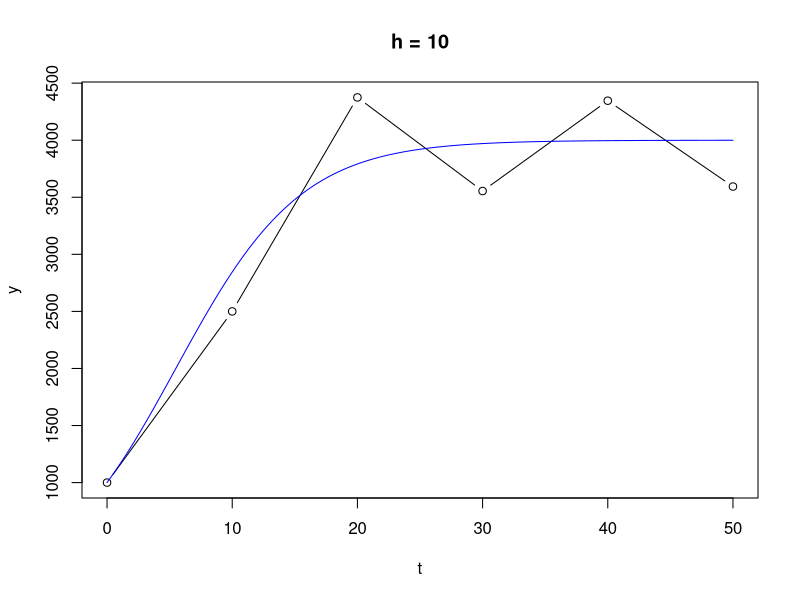
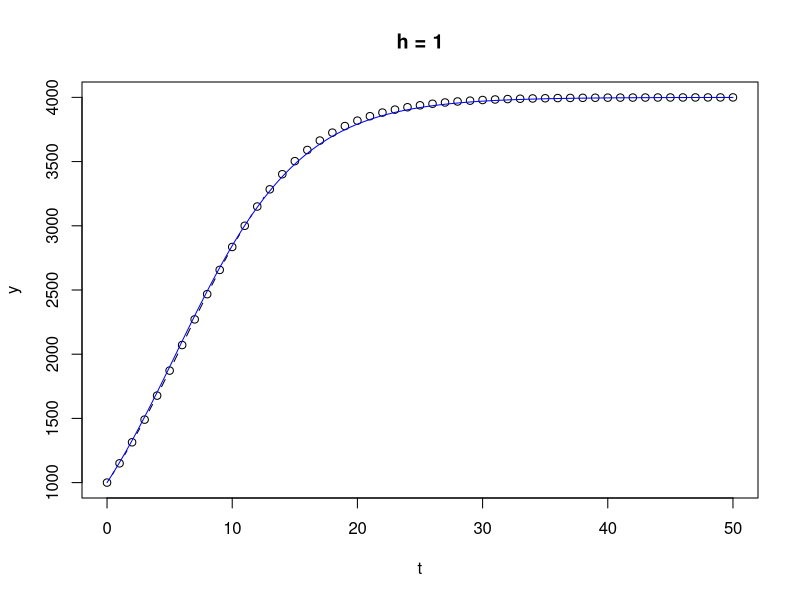
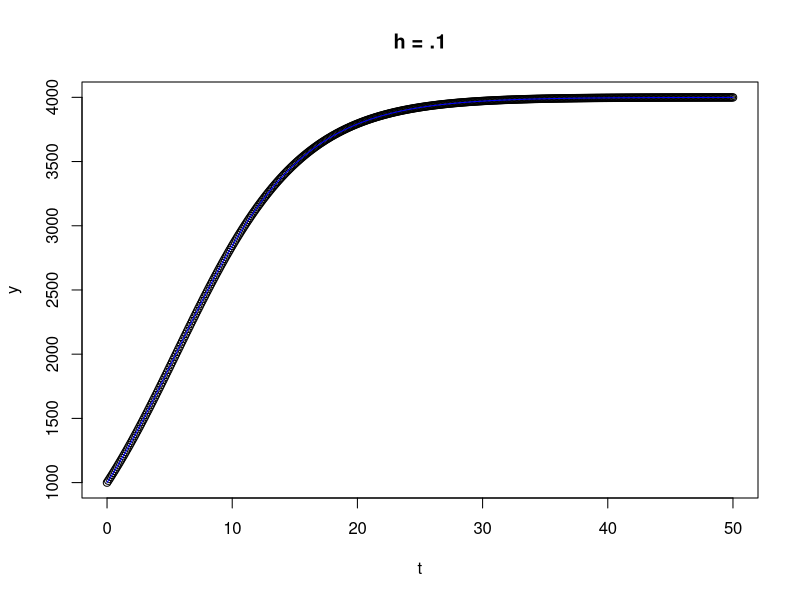

Reproduce these figures in R, in order.
## ---- chunk 1
y <- 0
t <- 0
euler <- function(f = function(t,y){}, a, b, h, y0){
  N = (b - a)/h
  t[1] = a
  y[1] = y0
  for (i in 1:N) {
    y[i + 1] = y[i] + h*f(t, y[i])
    t[i + 1] = a + i*h
  }
  list(t = t, y = y)
}
## ---- chunk 2
r <- .2 # growth rate
K <- 4000 # 0 < y0 < K

f <- function(t,y){r*(1 - y/K)*y} # f(t,y) = y'(t)

step1 <- euler(f, 0, 50, 10, 1000) # h = 10
step2 <- euler(f, 0, 50, 1, 1000) # h = 1
step3 <- euler(f, 0, 50, .1, 1000) # h = .1

step1_t <- unlist(step1[1]) # t values for h = 10
step1_y <- unlist(step1[2]) # y values for h = 10
  
step2_t <- unlist(step2[1]) # t values for h = 1
step2_y <- unlist(step2[2]) # y values for h = 1
  
step3_t <- unlist(step3[1]) # t values for h = .1
step3_y <-  unlist(step3[2]) # y values for h = .1

# this creates the exact function, with initial value y0 = 1000
exact <- function(t, y0 = 1000) {
  yt <- y0*K/(y0 + (K - y0)*exp(-r*t))
}

plot(step1_t, step1_y, type = "b", xlab = "t", ylab = "y", main = "h = 10")
curve(exact, 0, 50, 100000, add = TRUE, col = "blue")

plot(step2_t, step2_y, type = "b", xlab = "t", ylab = "y", main = "h = 1")
curve(exact, 0, 50, 100000, add = TRUE, col = "blue")

plot(step3_t, step3_y, type = "b", xlab = "t", ylab = "y", main = "h = .1")
curve(exact, 0, 50, 100000, add = TRUE, col = "blue")
## ---- chunk 3
library(nnet)
cat("Step size of h = 10 has a maximum error of ", max(abs(exact(step1_t) - step1_y)), " at  i =", which.is.max(abs(exact(step1_t) - step1_y)), "\n")

cat("Step size of h = 1 has a maximum error of ", max(abs(exact(step2_t) - step2_y)), " at  i =", which.is.max(abs(exact(step2_t) - step2_y)), "\n")

cat("Step size of h = .1 has a maximum error of ", max(abs(exact(step3_t) - step3_y)), " at  i =", which.is.max(abs(exact(step3_t) - step3_y)))
